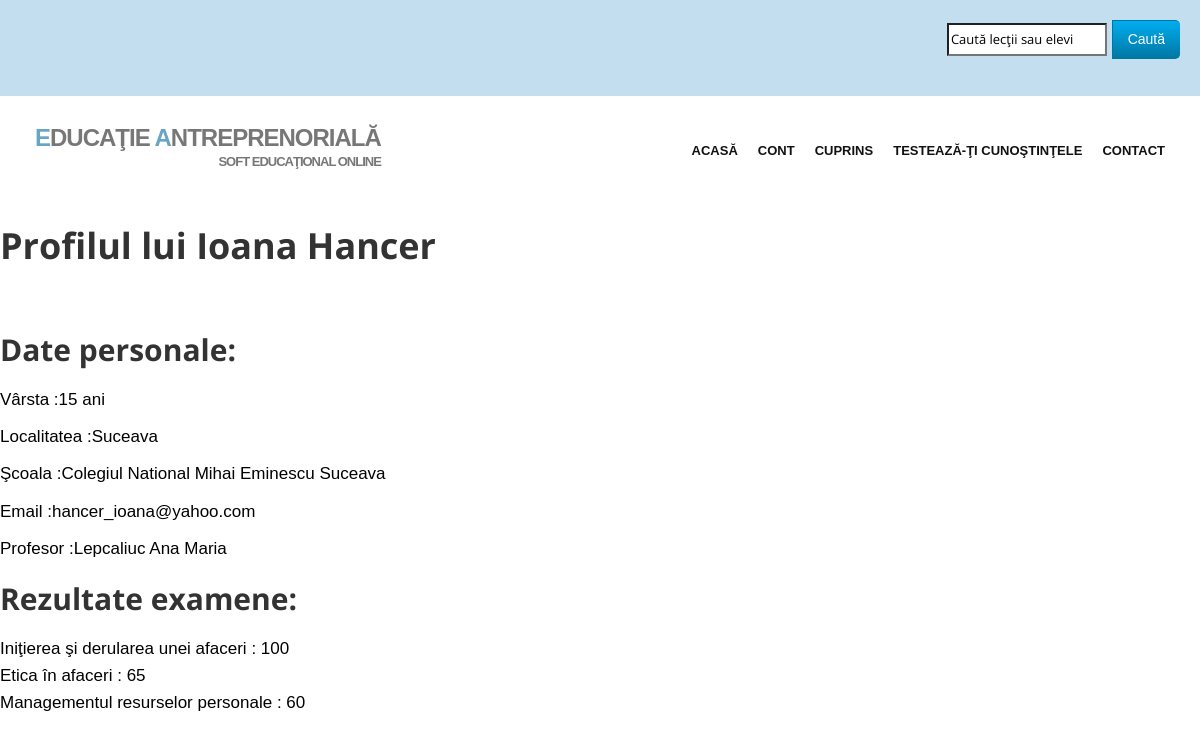
The page /profil.php?utilizator=Ioana (signed in) on the database its author committed.
### tables this page shows
CREATE TABLE IF NOT EXISTS `utilizatori` (
  `id` int(11) NOT NULL AUTO_INCREMENT,
  `utilizator` varchar(32) NOT NULL,
  `parola` varchar(255) NOT NULL,
  `nume` varchar(32) NOT NULL,
  `prenume` varchar(32) NOT NULL,
  `localitatea` varchar(32) NOT NULL,
  `scoala` varchar(255) NOT NULL,
  `varsta` int(2) NOT NULL,
  `email` varchar(50) NOT NULL,
  `email_code` varchar(32) NOT NULL,
  `profesor` varchar(32) NOT NULL,
  `tip_utilizator` int(1) NOT NULL DEFAULT '0',
  `recuperare_parola` int(11) NOT NULL DEFAULT '0',
  PRIMARY KEY (`id`)
);

CREATE TABLE IF NOT EXISTS `punctaje` (
  `id` int(11) NOT NULL AUTO_INCREMENT,
  `utilizator` varchar(255) NOT NULL,
  `categorie` varchar(255) NOT NULL,
  `punctaj` int(11) NOT NULL,
  PRIMARY KEY (`id`)
);

### core/functii/general.php (called while the page is built, shortened)
<?php
function sanitize($data) {
	return mysql_real_escape_string($data);
}
function fetch($data) {
	return mysql_fetch_array($data);
}
?>

### core/functii/utilizatori.php (called while the page is built, shortened)
<?php
function user_data($id) {
	$id = (int)$id;
	$func_num_args = func_num_args();
	$func_get_args = func_get_args();
	if ($func_num_args > 1) {
		unset($func_get_args[0]);
		$fields = '`' . implode('`, `', $func_get_args) . '`';
		$data = mysql_fetch_assoc(mysql_query("SELECT $fields FROM `utilizatori` WHERE `id` = $id"));
		return $data;
	}
}
function user_exists($utilizator) {
	$utilizator = sanitize($utilizator);
	return (mysql_result(mysql_query("SELECT COUNT(`id`) FROM `utilizatori` WHERE `utilizator` = '$utilizator'"), 0) == 1) ? true : false;
}
function user_id_from_username($utilizator) {
	$utilizator = sanitize($utilizator);
	return mysql_result(mysql_query("SELECT (`id`) FROM `utilizatori` WHERE `utilizator` = '$utilizator'"), 0, 'id');
}
?>

### core/init.php (called while the page is built, shortened)
<?php
require 'functii/general.php';
require 'functii/utilizatori.php';
if (logged_in() === TRUE) {
$session_id = $_SESSION['id'];
$user_data = user_data($session_id, 'id', 'utilizator', 'parola', 'nume', 'prenume', 'localitatea','scoala', 'varsta', 'email', 'profesor', 'tip_utilizator');
}
?>

### profil.php (the view, shortened to what this page needs)
<?php
include 'core/init.php';
include 'include/header.php';
include 'include/head.php';
if (isset($_GET['utilizator']) === true && empty($_GET['utilizator']) === false) {
	$utilizator = $_GET['utilizator'];
	if (user_exists($utilizator) === true){
	$id = user_id_from_username($utilizator);
	$date_profil = user_data($id, 'nume', 'prenume', 'localitatea', 'scoala', 'varsta', 'email', 'profesor');
	?>
	    <h1>Profilul lui
	    <?php
	    echo $date_profil['prenume'];
	    echo $date_profil['nume'];
	    ?>
	    </h1></br>
	    <h2>Date personale:</h2>
	    <p>V&#226;rsta :<?php echo $date_profil['varsta']; ?> ani</p>
	    <p>Localitatea :<?php echo $date_profil['localitatea']; ?></p>
	    <p>&#350;coala :<?php echo $date_profil['scoala']; ?></p>
	    <p>Email :<?php echo $date_profil['email']; ?></p>
	    <p>Profesor :<?php echo $date_profil['profesor']; ?></p>
	  <?php if($user_data['tip_utilizator'] != 1 || $user_data['utilizator'] == $utilizator) {?>
	    <h2>Rezultate examene:</h2>
	    <?php
	    $query = mysql_query("SELECT * FROM punctaje where utilizator = '".sanitize($_GET['utilizator'])."'");
	while($row = fetch($query)){
		$punctaj = $row['punctaj'];
		$categorie = $row['categorie'];
		echo htmlspecialchars_decode($categorie).' : ';
		echo htmlspecialchars_decode($punctaj);
		?>
		</br> <?php
	}
}
	?>
	<?php
	} else {
            echo 'Acest utilizator nu exist&#259;!';
	}
} else {
	exit(header('Location: index.php'));
}
?>

### css/style.css (style rules this page uses)
h1,h2, h3, h4, h5, h6 { font-family:'Open Sans', Arial, sans-serif; font-weight:700; line-height:1.1em; color:#333; margin-bottom: 20px; }

### rows shown on the page
utilizatori: prenume "Ioana", nume "Hancer", varsta "15", localitatea "Suceava", scoala "Colegiul National Mihai Eminescu Suceava", email "hancer_ioana@yahoo.com", profesor "Lepcaliuc Ana Maria"
punctaje: categorie "Iniţierea şi derularea unei afaceri", punctaj "100"
punctaje: categorie "Etica în afaceri", punctaj "65"
punctaje: categorie "Managementul resurselor personale", punctaj "60"
